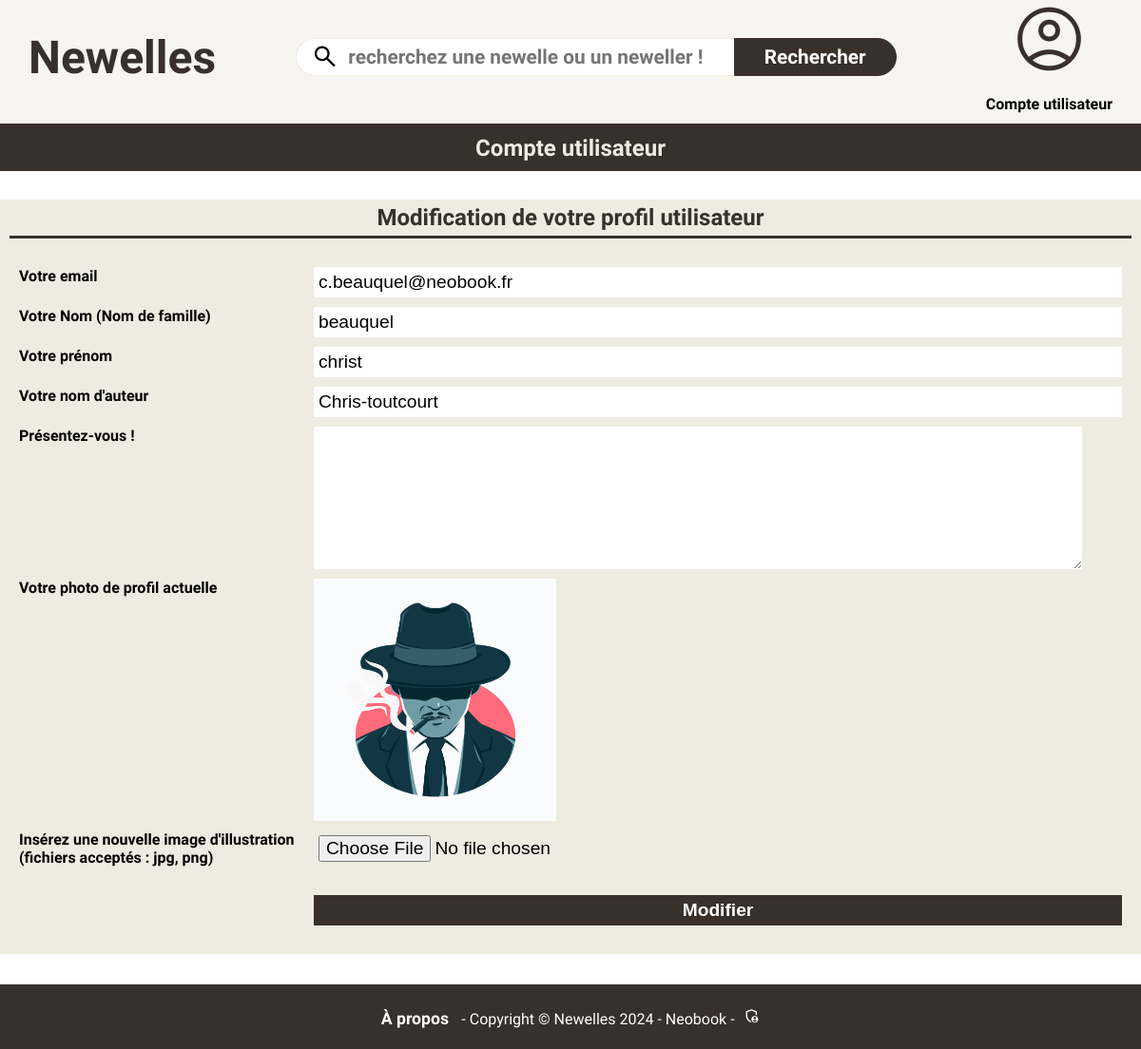
Page /index.php?action=showUpdateProfileForm (signed in) on the committed database.
### tables this page shows
CREATE TABLE IF NOT EXISTS `users` (
  `id` int NOT NULL AUTO_INCREMENT,
  `name` varchar(255) NOT NULL,
  `first_name` varchar(255) NOT NULL,
  `stage_name` varchar(255) NOT NULL,
  `email` varchar(255) NOT NULL,
  `password` varchar(255) NOT NULL,
  `bio` text,
  `is_admin` tinyint(1) NOT NULL DEFAULT '0',
  `usr_img` varchar(255) NOT NULL DEFAULT 'img/users/default.jpg',
  `token` varchar(255) NOT NULL,
  `valid_time` datetime NOT NULL,
  PRIMARY KEY (`id`)
);

### views/View.php (called while the page is built, shortened)
<?php
class View
{
    public function render(string $viewName, array $params = []) : void
    {
        $viewPath = $this->buildViewPath($viewName);
        $content = $this->_renderViewFromTemplate($viewPath, $params);
    }
    private function _renderViewFromTemplate(string $viewPath, array $params = []) : string
    {
        if (file_exists($viewPath)) {
            extract($params);
            require($viewPath);
            return ob_get_clean();
        } else {
            throw new Exception("La vue '$viewPath' est introuvable.");
        }
    }
    private function buildViewPath(string $viewName) : string
    {
        return TEMPLATE_VIEW_PATH . $viewName . '.php';
    }
}

### controllers/UserController.php (called while the page is built, shortened)
<?php
class UserController
{
    public function showUpdateProfileForm() : void
    {
        $idUser = $_SESSION['idUser'];
        $userManager = new UserManager();
        $profile = $userManager->getUserById($idUser);
        $view = new View("Modification du profil");
        $view->render("updateProfileForm", ['profile' => $profile]);
    }
}

### index.php (called while the page is built, shortened)
<?php
$action = Utils::request('action', 'home');
try {
    switch ($action) {
        case 'showUpdateProfileForm':
            $userController = new UserController();
            $userController->showUpdateProfileForm();
            break;
    }
} catch (Exception $e) {
    $errorView = new View('Erreur');
    $errorView->render('errorPage', ['errorMessage' => $e->getMessage()]);
}

### models/DBManager.php (called while the page is built, shortened)
<?php
class DBManager
{
    private static $instance;
    private $db;
    private function __construct()
    {
        $this->db = new PDO('mysql:host=' . DB_HOST . ';dbname=' . DB_NAME . ';charset=utf8', DB_USER, DB_PASS);
        $this->db->setAttribute(PDO::ATTR_ERRMODE, PDO::ERRMODE_EXCEPTION);
        $this->db->setAttribute(PDO::ATTR_DEFAULT_FETCH_MODE, PDO::FETCH_ASSOC);
    }
    public static function getInstance() : DBManager
    {
        if (!self::$instance) {
            self::$instance = new DBManager();
        }
        return self::$instance;
    }
    public function query(string $sql, ?array $params = null) : PDOStatement
    {
        if ($params == null) {
            $query = $this->db->query($sql);
        } else {
            $query = $this->db->prepare($sql);
            $query->execute($params);
        }
        return $query;
    }
}

### models/AbstractEntityManager.php (called while the page is built, shortened)
<?php
abstract class AbstractEntityManager {
    public function __construct()
    {
        $this->db = DBManager::getInstance();
    }
}

### models/UserManager.php (called while the page is built, shortened)
<?php
class UserManager extends AbstractEntityManager
{
    public function getUserById(int $idUsr) : ?User
    {
        $sql = "SELECT * FROM users WHERE id = :id";
        $result = $this->db->query($sql, ['id' => $idUsr]);
        $user = $result->fetch();
        if ($user) {
            return new User($user);
        }
        return null;
    }
}

### models/AbstractEntity.php (called while the page is built, shortened)
<?php
abstract class AbstractEntity
{
    protected function hydrate(array $data) : void
    {
        foreach ($data as $key => $value) {
            $method = 'set' . str_replace('_', '', ucwords($key, '_'));
        }
    }
}

### models/User.php (called while the page is built, shortened)
<?php
class User extends AbstractEntity
{
    private string $email = "";
    private string $firstName = "";
    private string $stageName = "";
    private string $name = "";
    private ?string $usrImg = "";
    public function setEmail(string $email) : void
    {
        $this->email = $email;
    }
    public function getEmail() : string
    {
        return $this->email;
    }
    public function setName(string $name) : void
    {
        $this->name = $name;
    }
    public function getName() : string
    {
        return $this->name;
    }
    public function setFirstName(string $firstName) : void
    {
        $this->firstName = $firstName;
    }
    public function getFirstName() : string
    {
        return $this->firstName;
    }
    public function setStageName(string $stageName) : void
    {
        $this->stageName = $stageName;
    }
    public function getStageName() : string
    {
        return $this->stageName;
    }
    public function setUsrImg(?string $usrImg) : void
    {
        $this->usrImg = $usrImg;
    }
    public function getUsrImg() : ?string
    {
        return $this->usrImg;
    }
}

### views/templates/updateProfileForm.php (the view, shortened to what this page needs)
<div class="signature">
    <h1>Compte utilisateur</h1>
</div>
<div class="connection-form">
    <form action="index.php" method="post" class="foldedCorner" enctype="multipart/form-data">
        <h2>Modification de votre profil utilisateur</h2>
        <div class="formGrid">
            <label for="email">Votre email</label>
            <input type="text" name="email" id="email" required value="<?=$profile->getEmail() ?>">
            <label for="name">Votre Nom (Nom de famille)</label>
            <input type="text" name="name" id="name" value="<?= $profile->getName() ?>" required>
            <label for="firstName">Votre prénom</label>
            <input type="text" name="firstName" id="firstName" value="<?= $profile->getFirstName() ?>" required>
            <label for="stageName">Votre nom d'auteur</label>
            <input type="text" name="stageName" id="stageName" value="<?= $profile->getStageName() ?>" required>
            <label for="bio">Présentez-vous !</label>
            <textarea class="saisie-input" id="rtf" name="bio" cols="150" rows="100"><?= $profile->getBio() ?></textarea>
            <label for="currentImg">Votre photo de profil actuelle</label>
            <img class="current-img" src="<?= $profile->getUsrImg() ?>" alt="Image actuelle" />
            <label class="nwl-img-lbl" for="usrImg">Insérez une nouvelle image d'illustration (fichiers acceptés : jpg, png)</label>
            <input class="nwl-img-input" type="file" name="usrImg" id="usrImg">
            <button class="submit">Modifier</button>
        </div>
    </form>
</div>

### styles/MainStyle.css (style rules this page uses)
* { margin: 0; padding: 0; box-sizing: border-box; }
:root { --backgroundColor: #ffffff; --backgroundNewelle: #f6f5ef; --headerColor: #38302b; --headerPaleColor: #eeece1; --titleColor: #38302b; --linkColor: #df6811; }
body { display: flex; flex-direction: column; align-items: center; font-family: "Comfortaa", sans-serif; background-color: var(--backgroundColor); max-width: 1920px; width:100%; }
h1 { display: flex; justify-content: center; font-family: "Comfortaa", sans-serif; font-size:1em; }
h2 { width: 100%; margin: 20px 0; font-size: 1.5em; font-family: "Comfortaa", sans-serif; color: var(--headerColor); background-color: var(--headerPaleColor); border-bottom: 3px solid var(--titleColor); text-align:center; padding:5px; }
.signature { background-color: var(--headerColor); color: var(--headerPaleColor); font-family: "Comfortaa", sans-serif; font-weight: 600; padding:10px; margin-bottom: 0px; text-align:center; font-size:1.5em; width:100%; }
form { width: 100%; margin-top: 0px; padding: 0px 10px 20px 10px; background-color: var(--headerPaleColor); font-family: "Comfortaa", sans-serif; }
form h2 { margin: 0 0 20px 0; color: var(--titleColor); }
form label { font-weight: bold; font-size: 1em; }
form input { padding: 5px; border: none; font-size: 1.2em; }
form textarea { height: 150px; padding: 5px; border: none; font-size: 1.2em; width:95%; }
form .current-img { max-width: 30%; max-height: 300px; }
form .formGrid { display: grid; grid-template-columns: 300px minmax(0, 1fr); gap: 10px; padding:10px; }
form .formGrid .submit { grid-column: 2; grid-row:10; }
.submit { padding: 5px 10px; font-weight: bold; color: white; background-color: var(--headerColor); border: none; font-size: 1.2em; cursor:pointer; }
.connection-form { margin-top:30px; }

### rows in the picture
users: email "c.beauquel@neobook.fr", name "beauquel", firstName "christ", stageName "Chris-toutcourt", usr_img (placeholder picture)
